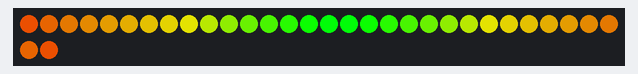
The sketch below on a simulated Arduino Uno, built with avr-gcc and run on an emulated ATmega328P. Shown: 32 RGB LEDs in strip order, left to right, continuing on the next row.

Above: at 0.65 s.
At 6.06 s:
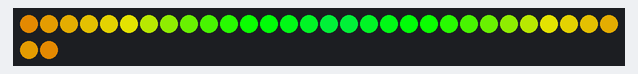
At 9.37 s:
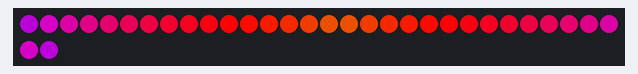
At 20.2 s:
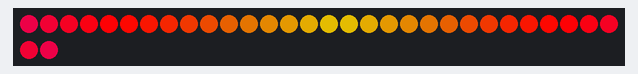
At 28.63 s:
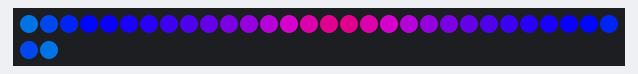
At 39.76 s:
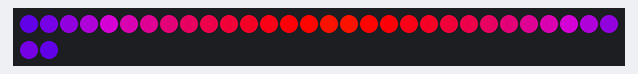

The sketch:

CRGBSet_example2.ino
```cpp
// Marc Miller, Oct 2017

#include "FastLED.h"
#define NUM_LEDS 32

//CRGB leds[NUM_LEDS];  // Not using this.  Using CRGBArray instead.
CRGBArray<NUM_LEDS> leds;

CRGBSet partA(leds(0,NUM_LEDS/2-1));  // First half of strip.
CRGBSet partB(leds(NUM_LEDS/2,NUM_LEDS-1));  // Second half of strip.


//---------------------------------------------------------------
void setup() {
  delay(500);
  FastLED.addLeds<LPD8806, 11, 13, GRB>(leds, NUM_LEDS);
  FastLED.setBrightness(255);
}

//---------------------------------------------------------------
void loop()
{
  //Fill first half of strip with moving rainbow
  fill_rainbow( partA, NUM_LEDS/2, millis()/20);


  /*Three different ways to copy the data.
   * The second two mirror the data.
   * Uncomment one at a time to test out. */

  //partB = partA;  //creates dupicate copy in second half of strip
  leds(NUM_LEDS-1,NUM_LEDS/2) = partA;  //creates mirrored copy in second half of strip
  //partB = leds(NUM_LEDS/2-1,0);  //creates mirrored copy in second half of strip


  FastLED.show();
  delay(2);
}
```
